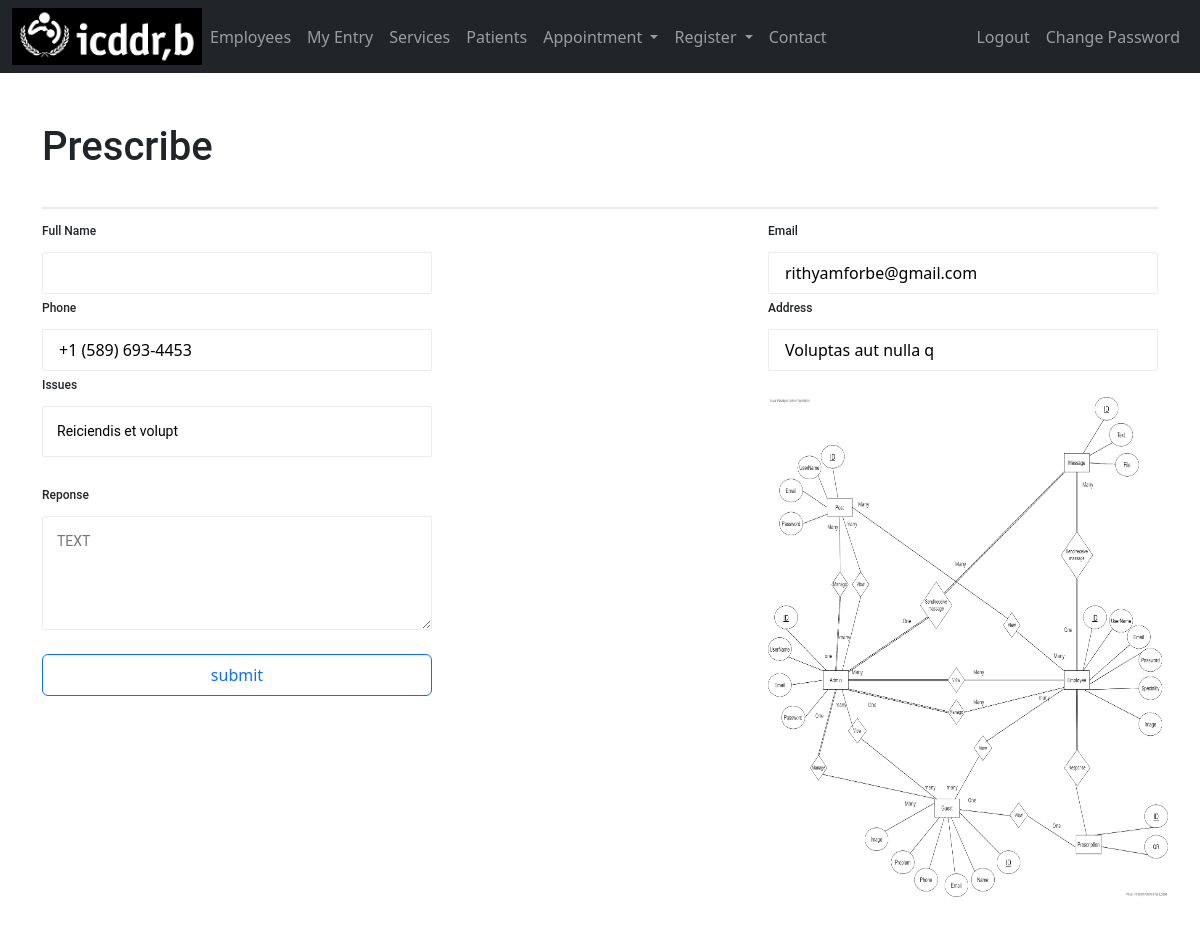
The page /intern/intern-task1/response.php?id=36 (signed in) on the database its author committed.
### tables this page shows
CREATE TABLE `guest` (
  `id` int(255) NOT NULL,
  `name` varchar(255) NOT NULL,
  `email` varchar(255) NOT NULL,
  `address` varchar(255) NOT NULL,
  `phone` varchar(255) NOT NULL,
  `ptype` varchar(255) NOT NULL,
  `file` varchar(255) DEFAULT NULL,
  `message` varchar(255) NOT NULL,
  `response` varchar(255) DEFAULT NULL,
  `test_list` varchar(255) DEFAULT NULL,
  `guestId` int(255) NOT NULL,
  `test_result` varchar(255) DEFAULT NULL,
  `prescription` varchar(255) DEFAULT NULL,
  `m1` varchar(100) DEFAULT NULL,
  `t1` varchar(100) DEFAULT NULL,
  `d1` varchar(100) DEFAULT NULL,
  `m2` varchar(100) DEFAULT NULL,
  `t2` varchar(100) DEFAULT NULL,
  `d2` varchar(100) DEFAULT NULL,
  `m3` varchar(100) DEFAULT NULL,
  `t3` varchar(100) DEFAULT NULL,
  `d3` varchar(100) DEFAULT NULL,
  `m4` varchar(100) DEFAULT NULL,
  `t4` varchar(100) DEFAULT NULL,
  `d4` varchar(100) DEFAULT NULL,
  `m5` varchar(100) DEFAULT NULL,
  `t5` varchar(100) DEFAULT NULL,
  `d5` varchar(100) DEFAULT NULL,
  `m6` varchar(100) DEFAULT NULL,
  `t6` varchar(100) DEFAULT NULL,
  `d6` varchar(100) DEFAULT NULL,
  `m7` varchar(100) DEFAULT NULL,
  `t7` varchar(100) DEFAULT NULL,
  `d7` varchar(100) DEFAULT NULL
);

### intern/intern-task1/init.php (called while the page is built, shortened)
<?php
$source = new source;
?>

### classes/source.php (called while the page is built, shortened)
<?php
class source extends db{
    public $Query;
    public function Query($query,$param = []){
        if(empty($param)){
            $this->Query = $this->db->prepare($query);
            return $this->Query->execute();
        }else{
            $this->Query = $this->db->prepare($query);
            return $this->Query->execute($param);
        }
    }
    public function SingleRow(){
        return $this->Query->fetch(PDO::FETCH_OBJ);
    }
}
?>

### classes/db.php (called while the page is built, shortened)
<?php
class db{
    private $host = "localhost";
    private $username = "root";
    private $password = "";
    private $database = "intern";
    public function __construct(){
        try{
            $this->db = new PDO("mysql:hsot=".$this->host.";dbname=".$this->database,
            $this->username,$this->password);
        }catch(PDOException $e){
            echo "Connection problem : ".$e->getMessage();
        }
    }
}
?>

### intern/intern-task1/response.php (the view, shortened to what this page needs)
<?php
include "init.php";
$query = $source->Query("Select * FROM guest where id=?", [$_GET['id']]);
$profile = $source->singleRow();
?>
<!DOCTYPE html>
<html lang="en">
<head>
  <link href="https://cdn.jsdelivr.net/npm/bootstrap@5.0.2/dist/css/bootstrap.min.css" rel="stylesheet">
  <link rel="stylesheet" href="style/style1.css">
  <link rel="stylesheet" href="style/css_responsive.css">
</head>
<body>
  <?php
        include 'splitfile/navbar.php'
        ?>
  <div class="container">
    <h1>Prescribe</h1>
    <form action="" method="post" enctype="multipart/form-data">
      <div class="fdl">
        <label for="name">Full Name</label>
        <input id="name" name="fullname" type="text" value="<?php echo $profile->fullname; ?>" readonly>
        <label for="phone">Phone</label>
        <input id="phone" name="phone" type="tel" value="<?php echo $profile->phone; ?>" readonly>
        <label for="phone">Issues</label>
        <input id="message" name="message" type="message" value="<?php echo $profile->message; ?>" readonly>
        <label for="response">Reponse</label>
      <textarea name="response" id="message" cols="30" rows="4" placeholder="TEXT"></textarea>
      </div>
      <div class="fdr">
        <label for="email">Email</label>
        <input id="email" name="email" type="email" value="<?php echo $profile->email; ?>" readonly>
        <label for="address">Address</label>
        <input id="address" name="address" type="text" value="<?php echo $profile->address; ?>" readonly>
        <img src="Uploads/<?php echo $profile->file; ?>" height=500px width=400px>
      </div>
      <div class="signupbtn">
        <input type="submit" name="submit" value="submit" class="btn btn-outline-primary">
      </div>
    </form>
  </div>
</body>
</html>

### style/style1.css (style rules this page uses)
* { box-sizing: border-box; margin: 0; padding: 0; }
body { background-color: #66b4c7; }
.container { width: 930px; margin: 0px auto; padding: 50px; background-color: #FFFFFF; overflow: hidden; }
.fdl { padding: 0; width: 390px; height: auto; float: left; }
.fdr { padding: 0; width: 390px; height: auto; float: right; }
h1 { font-size: 36px; padding-bottom: 36px; margin-bottom: 36px; border-bottom: 2px solid #ECECEC; font-family: 'Roboto', sans-serif; font-weight: 500; }
input { display: block; height: 42px; font-size: 14px; padding: 16px; margin-bottom: 24px; border: 1px solid #ECECEC; border-radius: 2px; width: 390px; font-family: 'Roboto', sans-serif; font-weight: 500; }
label { display: inline-block; font-size: 12px; font-weight: 500; text-align: left !important; font-family: 'Roboto', sans-serif; padding-bottom: 12px; }
input::placeholder { font-style: italic; font-weight: 400; }
#message { width: 390px; font-size: 14px; font-weight: 400; font-family: 'Roboto', sans-serif; padding: 14px; height: auto; border: 1px solid #ECECEC; ; border-radius: 2px; display: block; margin-bottom: 24px; }
#message::placeholder { font-family: 'Roboto', sans-serif; }

### style/css_responsive.css (style rules this page uses)
* { box-sizing: border-box; margin: 0; padding: 0; }

### rows shown on the page
guest: phone "+1 (589) 693-4453", message "Reiciendis et volupt", email "rithyamforbe@gmail.com", address "Voluptas aut nulla q", file (picture)
